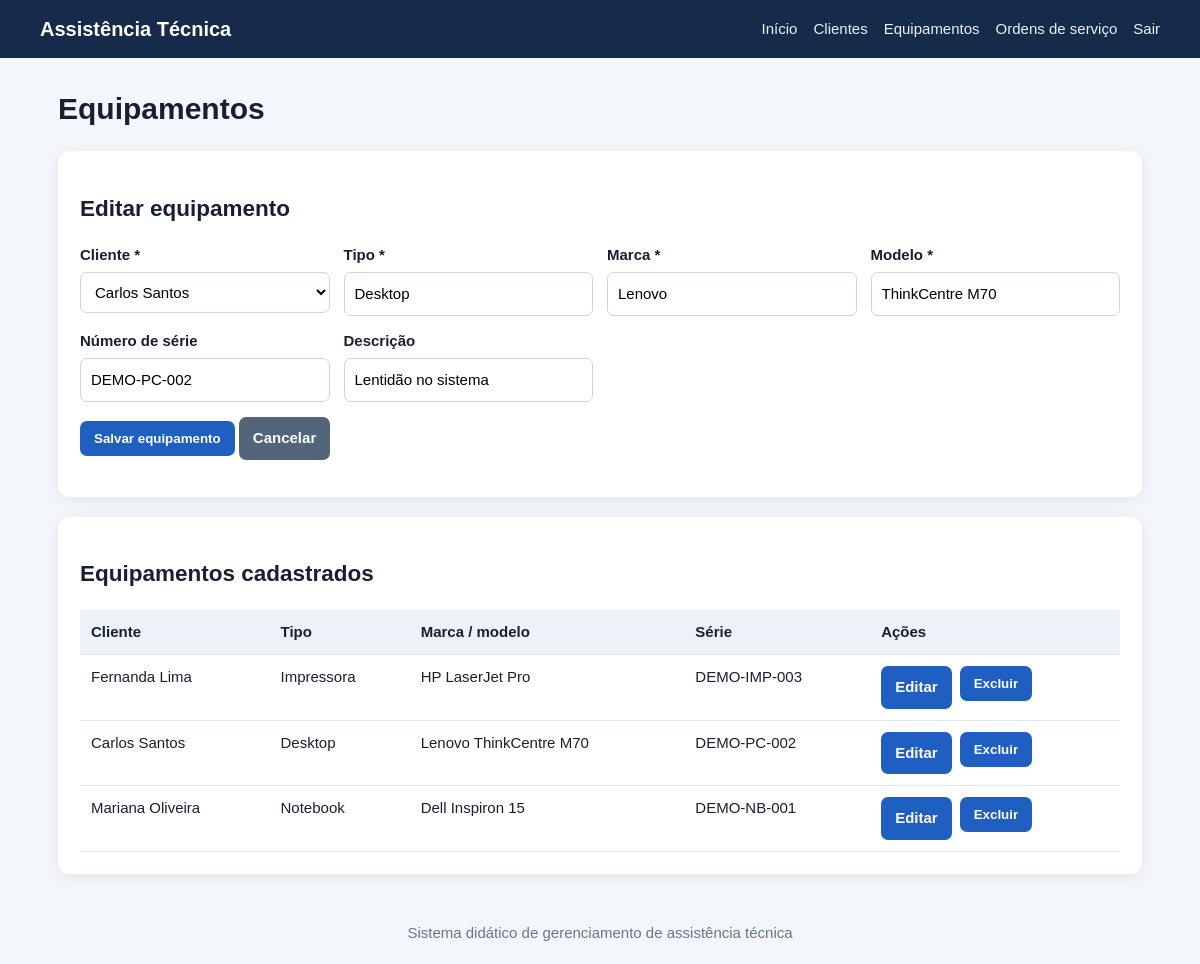
The app's page /sistema/equipamentos.php?editar=2 (signed in) with its own data.
### tables this page shows
CREATE TABLE equipamentos (
  id INT UNSIGNED AUTO_INCREMENT PRIMARY KEY,
  cliente_id INT UNSIGNED NOT NULL,
  tipo VARCHAR(80) NOT NULL,
  marca VARCHAR(80) NOT NULL,
  modelo VARCHAR(100) NOT NULL,
  numero_serie VARCHAR(100) NULL,
  descricao TEXT NULL,
  criado_em TIMESTAMP DEFAULT CURRENT_TIMESTAMP,
  CONSTRAINT fk_equipamento_cliente FOREIGN KEY (cliente_id) REFERENCES clientes(id)
    ON UPDATE CASCADE ON DELETE RESTRICT
);

CREATE TABLE clientes (
  id INT UNSIGNED AUTO_INCREMENT PRIMARY KEY,
  nome VARCHAR(120) NOT NULL,
  cpf_criptografado TEXT NOT NULL,
  telefone VARCHAR(25) NOT NULL,
  email VARCHAR(120) NULL,
  endereco VARCHAR(180) NULL,
  criado_em TIMESTAMP DEFAULT CURRENT_TIMESTAMP
);

### sistema/config/database.php (called while the page is built, shortened)
<?php
$host = '127.0.0.1';
$usuario = 'root';
$senha = '';
$banco = 'saep_db';
$porta = 3307;
$conexao = mysqli_connect($host, $usuario, $senha, $banco, $porta);
mysqli_set_charset($conexao, 'utf8mb4');
function db_stmt($sql, $types = '', $params = array()) {
    global $conexao;
    $stmt = mysqli_prepare($conexao, $sql);
    if ($types !== '' && count($params) > 0) {
        $refs = array();
        foreach ($params as $i => $value) {
            $refs[$i] = &$params[$i];
        }
        mysqli_stmt_bind_param($stmt, $types, ...$refs);
    }
    if (!mysqli_stmt_execute($stmt)) {
        throw new RuntimeException('Erro ao executar consulta: ' . mysqli_stmt_error($stmt));
    }
    return $stmt;
}
function db_all($sql, $types = '', $params = array()) {
    $stmt = db_stmt($sql, $types, $params);
    $result = mysqli_stmt_get_result($stmt);
    $rows = $result ? mysqli_fetch_all($result, MYSQLI_ASSOC) : array();
    return $rows;
}
function db_one($sql, $types = '', $params = array()) {
    $rows = db_all($sql, $types, $params);
    return $rows ? $rows[0] : null;
}

### sistema/includes/functions.php (called while the page is built, shortened)
<?php
function e($value) {
    return htmlspecialchars((string)$value, ENT_QUOTES | ENT_SUBSTITUTE, 'UTF-8');
}

### sistema/equipamentos.php (the view, shortened to what this page needs)
<?php
require_once __DIR__ . '/config/database.php';
require_once __DIR__ . '/includes/functions.php';
$clientes = db_all('SELECT id,nome FROM clientes ORDER BY nome');
$edit = null;
if (isset($_GET['editar'])) $edit = db_one('SELECT * FROM equipamentos WHERE id=?', 'i', array((int)$_GET['editar']));
$rows = db_all('SELECT e.*,c.nome AS cliente_nome FROM equipamentos e JOIN clientes c ON c.id=e.cliente_id ORDER BY e.id DESC');
require __DIR__ . '/includes/header.php';
?>
<h1>Equipamentos</h1>
<section class="card"><h2><?= $edit ? 'Editar equipamento' : 'Cadastrar equipamento' ?></h2>
<?php if (!$clientes): ?><p>Cadastre um cliente antes de cadastrar equipamentos.</p><?php else: ?>
<form method="post"><input type="hidden" name="csrf_token" value="<?= e(csrf_token()) ?>"><input type="hidden" name="action" value="save"><input type="hidden" name="id" value="<?= (int)($edit['id'] ?? 0) ?>">
<div class="form-grid">
<div><label>Cliente *</label><select name="cliente_id" required><option value="">Selecione...</option><?php foreach($clientes as $c): ?><option value="<?= (int)$c['id'] ?>" <?= (int)($edit['cliente_id'] ?? 0)===(int)$c['id']?'selected':'' ?>><?= e($c['nome']) ?></option><?php endforeach; ?></select></div>
<div><label>Tipo *</label><input name="tipo" required value="<?= e($edit['tipo'] ?? '') ?>" placeholder="Notebook, desktop, impressora..."></div>
<div><label>Marca *</label><input name="marca" required value="<?= e($edit['marca'] ?? '') ?>"></div>
<div><label>Modelo *</label><input name="modelo" required value="<?= e($edit['modelo'] ?? '') ?>"></div>
<div><label>Número de série</label><input name="numero_serie" value="<?= e($edit['numero_serie'] ?? '') ?>"></div>
<div><label>Descrição</label><input name="descricao" value="<?= e($edit['descricao'] ?? '') ?>"></div>
</div><p><button>Salvar equipamento</button> <?php if($edit): ?><a class="btn secondary" href="equipamentos.php">Cancelar</a><?php endif; ?></p></form><?php endif; ?>
</section>
<section class="card"><h2>Equipamentos cadastrados</h2><div class="table-wrap"><table><thead><tr><th>Cliente</th><th>Tipo</th><th>Marca / modelo</th><th>Série</th><th>Ações</th></tr></thead><tbody>
<?php foreach($rows as $r): ?><tr><td><?= e($r['cliente_nome']) ?></td><td><?= e($r['tipo']) ?></td><td><?= e($r['marca'].' '.$r['modelo']) ?></td><td><?= e($r['numero_serie']) ?></td><td><div class="actions"><a class="btn" href="?editar=<?= (int)$r['id'] ?>">Editar</a><form method="post" onsubmit="return confirm('Excluir equipamento?')"><button class="danger">Excluir</button></form></div></td></tr><?php endforeach; ?>
<?php if(!$rows): ?><tr><td colspan="5">Nenhum equipamento cadastrado.</td></tr><?php endif; ?></tbody></table></div></section>
<?php require __DIR__ . '/includes/footer.php'; ?>

### sistema/assets/style.css (style rules this page uses)
* { box-sizing:border-box }
body { margin:0;background:#f3f6fa;color:#172033;font:15px/1.5 Arial,Helvetica,sans-serif }
.card { background:#fff;padding:22px;border-radius:12px;box-shadow:0 3px 16px #152b4912;margin-bottom:20px }
.actions { display:flex;gap:8px;flex-wrap:wrap }
.btn,button { display:inline-block;border:0;border-radius:7px;padding:10px 14px;background:#205fc2;color:white;text-decoration:none;cursor:pointer;font-weight:600 }
.btn.secondary { background:#536579 }
.form-grid { display:grid;grid-template-columns:repeat(auto-fit,minmax(220px,1fr));gap:14px }
label { display:block;font-weight:600;margin-bottom:5px }
input,select,textarea { width:100%;padding:10px;border:1px solid #cbd5e1;border-radius:7px;font:inherit;background:white }
table { width:100%;border-collapse:collapse;background:#fff }
th,td { text-align:left;padding:11px;border-bottom:1px solid #e2e8f0;vertical-align:top }
th { background:#edf2f8 }
td form { display:inline }
.table-wrap { overflow:auto }

### records on screen
equipamentos: cliente_id "Carlos Santos", tipo "Desktop", marca "Lenovo", modelo "ThinkCentre M70", numero_serie "DEMO-PC-002", descricao "Lentidão no sistema", cliente.nome "Carlos Santos", marca+modelo "Lenovo ThinkCentre M70"
equipamentos: cliente.nome "Fernanda Lima", tipo "Impressora", marca+modelo "HP LaserJet Pro", numero_serie "DEMO-IMP-003"
equipamentos: cliente.nome "Mariana Oliveira", tipo "Notebook", marca+modelo "Dell Inspiron 15", numero_serie "DEMO-NB-001"
